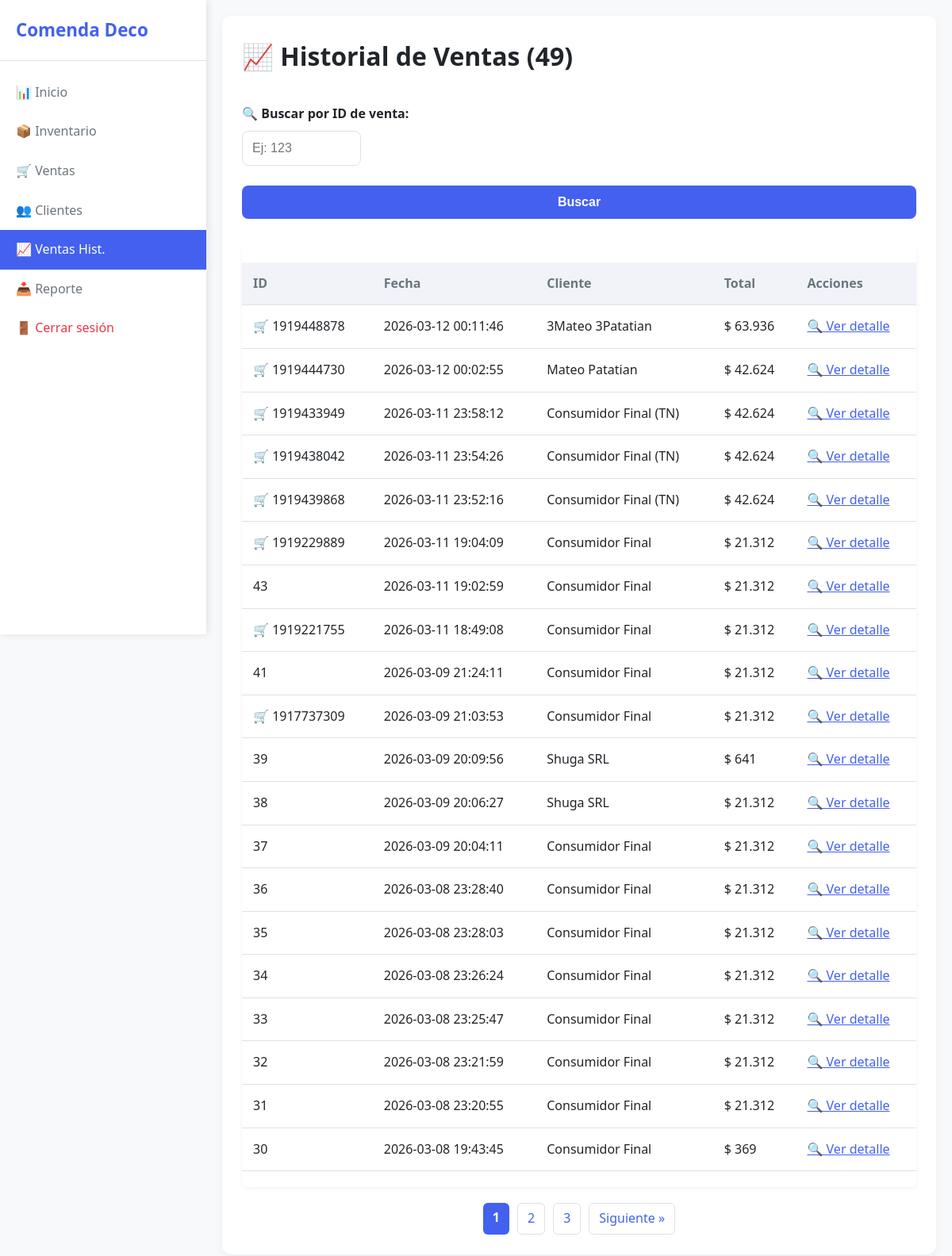
Page /ventas_historial (signed in) on the committed database.
### tables this page shows
CREATE TABLE ventas (
                id INTEGER PRIMARY KEY AUTOINCREMENT,
                fecha TEXT NOT NULL,
                cliente_id INTEGER NOT NULL,
                total REAL NOT NULL,
                metodo_pago TEXT,
                cuotas INTEGER
            , order_id TEXT);

CREATE TABLE clientes (
                    id INTEGER PRIMARY KEY AUTOINCREMENT,
                    nombre TEXT NOT NULL,
                    telefono TEXT, cuit TEXT, dni TEXT, email TEXT, tipo INTEGER DEFAULT 0);

### routes/ventas_historial.py (the view)
@ventas_historial_bp.route('/ventas_historial')
@login_required
def ventas_historial():
    page      = request.args.get('page', 1, type=int)
    search_id = request.args.get('id', '').strip()
    per_page  = 20
    conn = get_conn()
    if search_id:
        try:
            venta_id = int(search_id)
            ventas = conn.execute("""
                SELECT v.id, v.fecha, c.nombre, v.total, v.metodo_pago, v.cuotas, v.order_id
                FROM ventas v JOIN clientes c ON v.cliente_id = c.id
                WHERE v.id = ? ORDER BY v.fecha DESC
            """, (venta_id,)).fetchall()
            total       = len(ventas)
            total_pages = 1
            page        = 1
        except ValueError:
            flash("❌ El ID debe ser un número entero.", "error")
            ventas, total, total_pages = [], 0, 0
    else:
        total  = conn.execute("SELECT COUNT(*) FROM ventas").fetchone()[0]
        offset = (page - 1) * per_page
        ventas = conn.execute("""
            SELECT v.id, v.fecha, c.nombre, v.total, v.metodo_pago, v.cuotas, v.order_id
            FROM ventas v JOIN clientes c ON v.cliente_id = c.id
            ORDER BY v.fecha DESC LIMIT ? OFFSET ?
        """, (per_page, offset)).fetchall()
        total_pages = (total + per_page - 1) // per_page
    conn.close()
    return render_template('ventas_historial.html', ventas=ventas, page=page,
                           total_pages=total_pages, total=total, search_id=search_id)

### app.py (called while the page is built)
def create_app():
    app = Flask(__name__)
    app.secret_key = os.getenv("SECRET_KEY", "clave_dev_cambiar_en_produccion")
    @app.template_filter('pesos')
    def formato_pesos(valor):
        try:
            return f"{float(valor):,.0f}".replace(',', '.')
        except (ValueError, TypeError):
            return str(valor)
    app.register_blueprint(auth_bp)
    app.register_blueprint(main_bp)
    app.register_blueprint(inventario_bp)
    app.register_blueprint(ventas_bp)
    app.register_blueprint(clientes_bp)
    app.register_blueprint(reportes_bp)
    app.register_blueprint(ventas_historial_bp)
    app.register_blueprint(tiendanube_bp)
    app.register_blueprint(wbhook_tn)
    return app

### models.py (called while the page is built)
def get_conn():
    conn = sqlite3.connect(DB_PATH)
    conn.row_factory = sqlite3.Row
    return conn

### routes/__init__.py (called while the page is built)
def login_required(f):
    @wraps(f)
    def decorated_function(*args, **kwargs):
        if 'user_id' not in session:
            return redirect(url_for('auth.login'))
        return f(*args, **kwargs)
    return decorated_function

### templates/ventas_historial.html (shortened to what this page needs)
<!DOCTYPE html>
<html lang="es">
<head>
  <link rel="stylesheet" href="{{ url_for('static', filename='style.css') }}">
</head>
<body>
  <div class="layout">
    <div class="sidebar">
      <h2><span>Comenda Deco</span></h2>
      <a href="/"><span>📊 Inicio</span></a>
      <a href="/inventario"><span>📦 Inventario</span></a>
      <a href="/ventas"><span>🛒 Ventas</span></a>
      <a href="/clientes"><span>👥 Clientes</span></a>
      <a href="/ventas_historial" class="active"><span>📈 Ventas Hist.</span></a>
      <a href="/reporte/excel"><span>📥 Reporte</span></a>
      <a href="/logout" style="margin-top: auto; color: #e63946;"><span>🚪 Cerrar sesión</span></a>
    </div>
    <div class="main-content">
      <main>
        <h1>📈 Historial de Ventas ({{ total }})</h1>
        <form method="get" style="margin: 20px 0; display: flex; gap: 10px; flex-wrap: wrap;">
          <div>
            <label for="id">🔍 Buscar por ID de venta:</label>
            <input type="number" id="id" name="id" value="{{ search_id }}" placeholder="Ej: 123" style="width: 150px;">
          </div>
          <button type="submit" style="align-self: end;">Buscar</button>
        </form>
        {% if ventas %}
        <div class="table-responsive">
          <table>
            <thead>
              <tr>
                <th>ID</th>
                <th>Fecha</th>
                <th>Cliente</th>
                <th>Total</th>
                <th>Acciones</th>
              </tr>
            </thead>
            <tbody>
              {% for v in ventas %}
              <tr>
                <td data-label="ID">
                  {% if v['metodo_pago'] == 'Tienda Nube' %}🛒 {{ v['order_id'] }}{% else %}{{ v['id'] }}{% endif %}
                </td>
                <td data-label="Fecha">{{ v['fecha'] }}</td>
                <td data-label="Cliente">{{ v['nombre'] }}</td>
                <td data-label="Total">$ {{ v['total']|pesos }}</td>
                <td data-label="Acciones">
                  <a href="/venta/{{ v['id'] }}" style="color: #4361ee;">🔍 Ver detalle</a>
                </td>
              </tr>
              {% endfor %}
            </tbody>
          </table>
        </div>
        {% if not search_id and total_pages > 1 %}
        <div style="display: flex; justify-content: center; gap: 10px; margin-top: 20px; flex-wrap: wrap;">
          {% for p in range(1, total_pages+1) %}
          {% if p == page %}
          <span
            style="background: var(--primary); color: white; padding: 6px 12px; border-radius: 6px; font-weight: bold;">{{
            p }}</span>
          {% else %}
          <a href="{{ url_for('ventas_historial.ventas_historial', page=p) }}" class="pagination-link">{{ p }}</a>
          {% endif %}
          {% endfor %}
          {% if page < total_pages %} <a href="{{ url_for('ventas_historial.ventas_historial', page=page+1) }}"
            class="pagination-link">Siguiente »</a>
            {% endif %}
        </div>
        {% endif %}
        {% else %}
        <p>No se encontraron ventas.</p>
        {% endif %}
      </main>
    </div>
  </div>
</body>
</html>

### static/style.css (style rules this page uses)
:root { --primary: #4361ee; --primary-dark: #3a56d4; --success: #2ecc71; --danger: #e63946; --light: #f8f9fa; --dark: #212529; --gray: #6c757d; --border: #dee2e6; }
* { margin: 0; padding: 0; box-sizing: border-box; }
body { font-family: 'Segoe UI', Tahoma, Geneva, Verdana, sans-serif; background-color: var(--light); color: var(--dark); line-height: 1.6; }
main { background: white; border-radius: 12px; padding: 25px; box-shadow: 0 4px 12px rgba(0,0,0,0.05); }
h2 { margin-bottom: 20px; color: var(--dark); font-size: 1.6rem; }
form { margin: 20px 0; }
form label { display: block; margin: 15px 0 8px; font-weight: 600; }
form input, form select, form button { width: 100%; padding: 12px; margin-bottom: 15px; border: 1px solid var(--border); border-radius: 8px; font-size: 1rem; }
form button { background: var(--primary); color: white; border: none; cursor: pointer; font-weight: 600; transition: background 0.3s; }
table { width: 100%; border-collapse: collapse; margin: 20px 0; }
table th, table td { padding: 14px; text-align: left; border-bottom: 1px solid var(--border); }
table th { background: #f1f3f9; font-weight: 600; color: var(--gray); }
.pagination-link { padding: 6px 12px; border: 1px solid #dee2e6; border-radius: 6px; text-decoration: none; color: var(--primary); }
.layout { display: flex; min-height: 100vh; }
.sidebar { width: 260px; background: white; box-shadow: 2px 0 10px rgba(0,0,0,0.1); padding: 20px 0; position: fixed; top: 0; left: 0; height: 100vh; overflow-y: auto; z-index: 1000; transition: transform 0.3s ease; }
.sidebar h2 { padding: 0 20px 20px; font-size: 1.4rem; color: var(--primary); border-bottom: 1px solid var(--border); margin-bottom: 15px; }
.sidebar a { display: flex; align-items: center; padding: 12px 20px; text-decoration: none; color: var(--gray); transition: all 0.2s; }
.sidebar a:hover, .sidebar a.active { background: var(--primary); color: white; }
.main-content { flex: 1; margin-left: 260px; padding: 20px; }
.table-responsive { width: 100%; overflow-x: auto; -webkit-overflow-scrolling: touch; margin: 20px 0; border-radius: 8px; box-shadow: 0 2px 6px rgba(0,0,0,0.05); }
.table-responsive table { min-width: 600px; border-collapse: collapse; }

### rows in the picture
ventas: order_id "1919448878", fecha "2026-03-12 00:11:46", nombre "3Mateo 3Patatian", total|pesos "63.936"
ventas: order_id "1919444730", fecha "2026-03-12 00:02:55", nombre "Mateo Patatian", total|pesos "42.624"
ventas: order_id "1919433949", fecha "2026-03-11 23:58:12", nombre "Consumidor Final (TN)", total|pesos "42.624"
ventas: order_id "1919438042", fecha "2026-03-11 23:54:26", nombre "Consumidor Final (TN)", total|pesos "42.624"
ventas: order_id "1919439868", fecha "2026-03-11 23:52:16", nombre "Consumidor Final (TN)", total|pesos "42.624"
ventas: order_id "1919229889", fecha "2026-03-11 19:04:09", nombre "Consumidor Final", total|pesos "21.312"
ventas: id "43", fecha "2026-03-11 19:02:59", nombre "Consumidor Final", total|pesos "21.312"
ventas: order_id "1919221755", fecha "2026-03-11 18:49:08", nombre "Consumidor Final", total|pesos "21.312"
ventas: id "41", fecha "2026-03-09 21:24:11", nombre "Consumidor Final", total|pesos "21.312"
ventas: order_id "1917737309", fecha "2026-03-09 21:03:53", nombre "Consumidor Final", total|pesos "21.312"
ventas: id "39", fecha "2026-03-09 20:09:56", nombre "Shuga SRL", total|pesos "641"
ventas: id "38", fecha "2026-03-09 20:06:27", nombre "Shuga SRL", total|pesos "21.312"
ventas: id "37", fecha "2026-03-09 20:04:11", nombre "Consumidor Final", total|pesos "21.312"
ventas: id "36", fecha "2026-03-08 23:28:40", nombre "Consumidor Final", total|pesos "21.312"
ventas: id "35", fecha "2026-03-08 23:28:03", nombre "Consumidor Final", total|pesos "21.312"
ventas: id "34", fecha "2026-03-08 23:26:24", nombre "Consumidor Final", total|pesos "21.312"
ventas: id "33", fecha "2026-03-08 23:25:47", nombre "Consumidor Final", total|pesos "21.312"
ventas: id "32", fecha "2026-03-08 23:21:59", nombre "Consumidor Final", total|pesos "21.312"
ventas: id "31", fecha "2026-03-08 23:20:55", nombre "Consumidor Final", total|pesos "21.312"
ventas: id "30", fecha "2026-03-08 19:43:45", nombre "Consumidor Final", total|pesos "369"

### other values in the picture
{{ total }} "49"
{{ p }} "1"
{{ p }} "2" "3"
